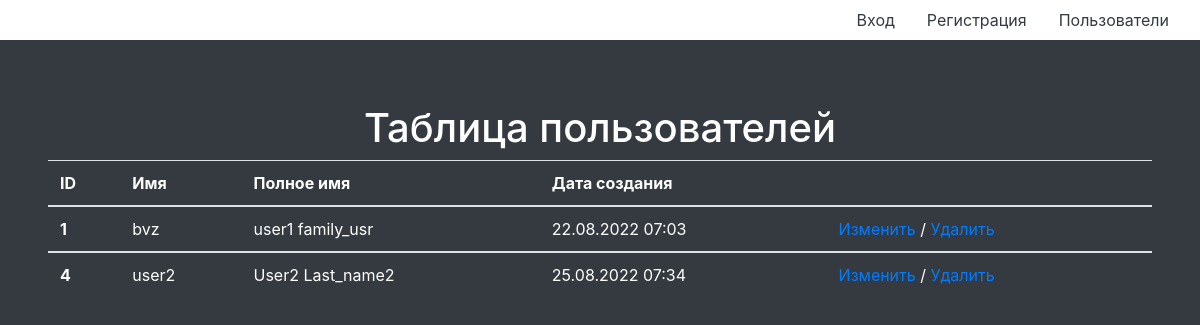
/users/, run on an earlier commit of the app's database.
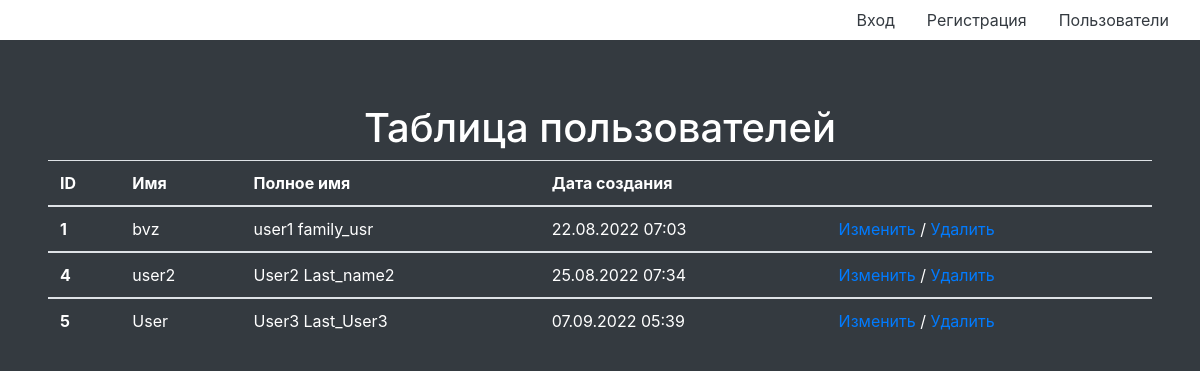
And on a later commit of the database.
### task_manager/app_users/models.py (models this page shows, shortened)
class ApplicationUsers(AbstractUser):
    class Meta:
        verbose_name = 'ApplicationUser'
        verbose_name_plural = 'ApplicationUsers'

### task_manager/app_users/views.py (the view)
# urls.py: path('', ListOfUsers.as_view(), name='users'),
class ListOfUsers(ListView):
    model = ApplicationUsers
    template_name = PATHS_TO_TEMPLATES['users']
    context_object_name = 'application_users'

### task_manager/templates/users/users.html (shortened to what this page needs)
{% extends 'site_header.html' %}
{% load i18n %}
{% block content %}
  <main role="main" class="py-3">
    <h1 class="cover-heading">Таблица пользователей</h1>
    <table class="table thead-dark text-white">
      <thead>
        <tr>
          <th scope="col">ID</th>
          <th scope="col">{% trans 'Имя' %}</th>
          <th scope="col">{% trans 'Полное имя' %}</th>
          <th scope="col">{% trans 'Дата создания' %}</th>
          <th scope="col"></th>
        </tr>
      </thead>
      {% for user in application_users %}
        <tbody>
          <tr>
            <th scope="row">{{ user.id }}</th>
            <td>{{ user.username }}</td>
            <td>{{ user.first_name}} {{ user.last_name }}</td>
            <td>{{ user.date_joined|date:"d.m.Y H:i" }}</td>
            <td>
              <a class="text-decoration-none" href="{% url 'update_user' user.id %}">{% trans 'Изменить' %}</a>
              <a>/</a>
              <a class="text-decoration-none" href="{% url 'delete_user' user.id %}">{% trans 'Удалить' %}</a>
            </td>
          </tr>
        </tbody>
      {% endfor %}
    </table>
  </main>
{% endblock %}

What changed in the data, as far as the page shows it:
added ApplicationUsers: id "5", username "User", first_name "User3", last_name "Last_User3", date_joined "07.09.2022 05:39"
